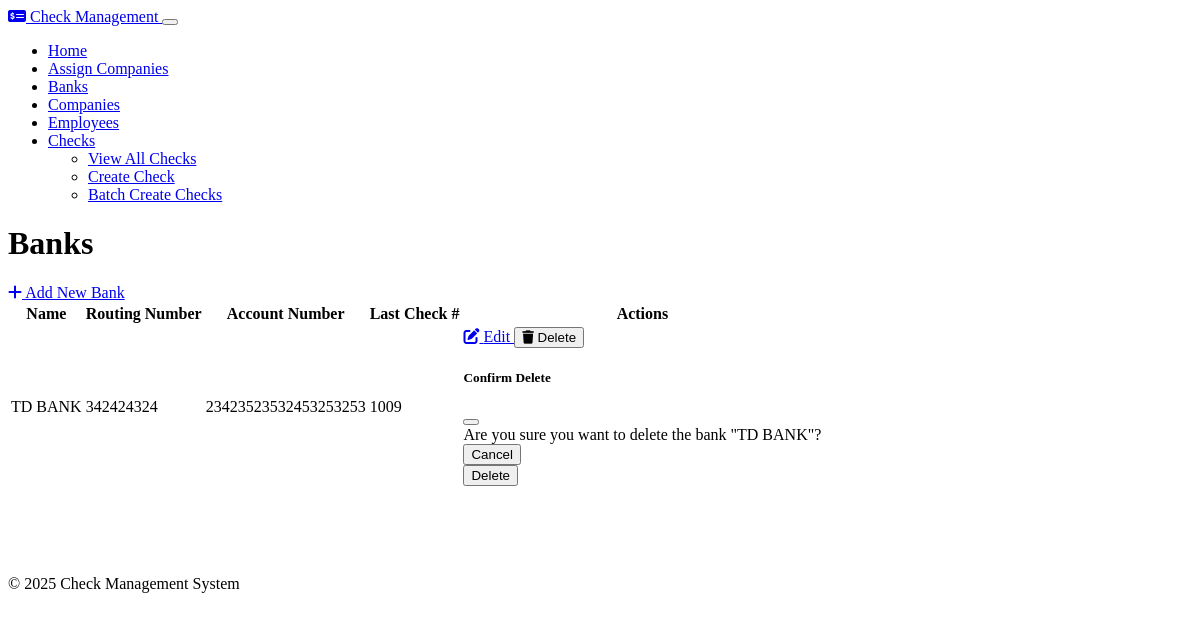
/banks (signed in), run on the app's committed database.
### models.py (models this page shows, shortened)
class Bank(db.Model):
    id = db.Column(db.Integer, primary_key=True)
    name = db.Column(db.String(100), nullable=False)
    routing_number = db.Column(db.String(9), nullable=False)
    account_number = db.Column(db.String(20), nullable=False)
    last_check_number = db.Column(db.Integer, default=1000)
    checks = db.relationship('Check', backref='bank', lazy=True, cascade="all, delete-orphan")

### routes.py (the view)
    @app.route('/banks')
    @login_required
    @role_required('admin')
    def banks_index():
        banks = Bank.query.all()
        return render_template('banks/index.html', banks=banks)

### utils/__init__.py (called while the page is built)
def login_required(f):
    @wraps(f)
    def decorated_function(*args, **kwargs):
        if 'user_id' not in session:
            return redirect(url_for('login'))
        return f(*args, **kwargs)
    return decorated_function

def role_required(role):
    def decorator(f):
        @wraps(f)
        def wrapped(*args, **kwargs):
            if session.get('role') != role:
                abort(403)
            return f(*args, **kwargs)
        return wrapped
    return decorator

### templates/banks/index.html
{% extends 'layout.html' %}
{% block content %}
<div class="d-flex justify-content-between align-items-center mb-4">
    <h1>Banks</h1>
    <a href="{{ url_for('banks_create') }}" class="btn btn-primary">
        <i class="fas fa-plus me-1"></i> Add New Bank
    </a>
</div>
{% if banks %}
    <div class="table-responsive">
        <table class="table table-hover">
            <thead>
                <tr>
                    <th>Name</th>
                    <th>Routing Number</th>
                    <th>Account Number</th>
                    <th>Last Check #</th>
                    <th>Actions</th>
                </tr>
            </thead>
            <tbody>
                {% for bank in banks %}
                    <tr>
                        <td>{{ bank.name }}</td>
                        <td>{{ bank.routing_number }}</td>
                        <td>{{ bank.account_number }}</td>
                        <td>{{ bank.last_check_number }}</td>
                        <td>
                            <div class="btn-group" role="group">
                                <a href="{{ url_for('banks_edit', id=bank.id) }}" class="btn btn-sm btn-secondary">
                                    <i class="fas fa-edit"></i> Edit
                                </a>
                                <button type="button" class="btn btn-sm btn-danger" data-bs-toggle="modal" data-bs-target="#deleteModal{{ bank.id }}">
                                    <i class="fas fa-trash"></i> Delete
                                </button>
                            </div>
                            <div class="modal fade" id="deleteModal{{ bank.id }}" tabindex="-1" aria-labelledby="deleteModalLabel{{ bank.id }}" aria-hidden="true">
                                <div class="modal-dialog">
                                    <div class="modal-content">
                                        <div class="modal-header">
                                            <h5 class="modal-title" id="deleteModalLabel{{ bank.id }}">Confirm Delete</h5>
                                            <button type="button" class="btn-close" data-bs-dismiss="modal" aria-label="Close"></button>
                                        </div>
                                        <div class="modal-body">
                                            Are you sure you want to delete the bank "{{ bank.name }}"?
                                        </div>
                                        <div class="modal-footer">
                                            <button type="button" class="btn btn-secondary" data-bs-dismiss="modal">Cancel</button>
                                            <form action="{{ url_for('banks_delete', id=bank.id) }}" method="post">
                                                <button type="submit" class="btn btn-danger">Delete</button>
                                            </form>
                                        </div>
                                    </div>
                                </div>
                            </div>
                        </td>
                    </tr>
                {% endfor %}
            </tbody>
        </table>
    </div>
{% else %}
    <div class="alert alert-info">
        <i class="fas fa-info-circle me-2"></i> No banks found. Please add a bank to get started.
    </div>
{% endif %}
{% endblock %}

### static/css/custom.css (style rules this page uses)
.btn-group .btn { transition: all 0.2s ease; }
.table th { font-weight: 600; }

### data on the page
Bank: name "TD BANK", routing_number "342424324", account_number "23423523532453253253", last_check_number "1009"
